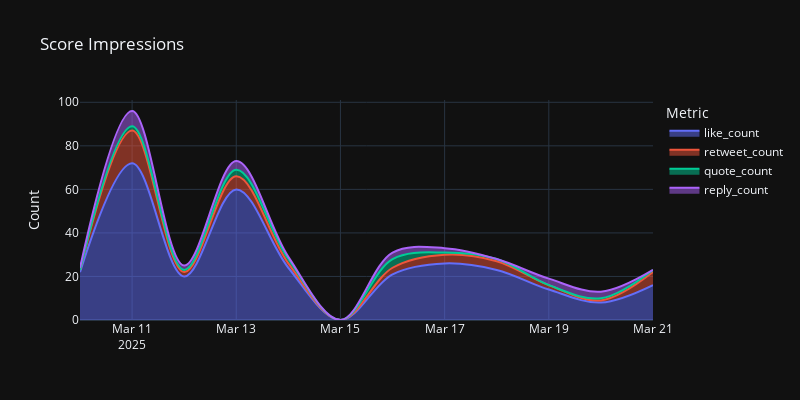

Notebook code for this chart:
### Code cell
import plotly.express as px
import pandas as pd
import json

# Convert DataFrame and fix the nested columns
df = pd.DataFrame(result['data'])

# Extract tweet engagement metrics
df['like_count'] = df['tweet'].apply(lambda x: x.get('like_count', 0) if isinstance(x, dict) else 
                                    (json.loads(x).get('like_count', 0) if isinstance(x, str) else 0))
df['retweet_count'] = df['tweet'].apply(lambda x: x.get('retweet_count', 0) if isinstance(x, dict) else 
                                       (json.loads(x).get('retweet_count', 0) if isinstance(x, str) else 0))
df['quote_count'] = df['tweet'].apply(lambda x: x.get('quote_count', 0) if isinstance(x, dict) else 
                                     (json.loads(x).get('quote_count', 0) if isinstance(x, str) else 0))
df['reply_count'] = df['tweet'].apply(lambda x: x.get('reply_count', 0) if isinstance(x, dict) else 
                                     (json.loads(x).get('reply_count', 0) if isinstance(x, str) else 0))

# Convert to datetime
df['datetime'] = pd.to_datetime(df['datetime'])

# Create the plot
fig = px.area(df.groupby(pd.Grouper(key='datetime', freq='D')).agg({
    'like_count': 'sum', 
    'retweet_count': 'sum', 
    'quote_count': 'sum', 
    'reply_count': 'sum'
}), 
    y=['like_count', 'retweet_count', 'quote_count', 'reply_count'], 
    line_shape='spline',
    title='Score Impressions',
    labels={'datetime':'', 'value':'Count', 'variable':'Metric'},
    width=800, height=400,
    template='plotly_dark')

fig.show()

### Figure 1 — Plotly figure (JSON) as saved in the notebook; plotly's stock layout.template omitted (floating-point values rounded to 4 significant figures)
{"data": [{"fillpattern": {"shape": ""}, "hovertemplate": "Metric=like_count<br>=%{x}<br>Count=%{y}<extra></extra>", "legendgroup": "like_count", "line": {"color": "#636efa", "shape": "spline"}, "marker": {"symbol": "circle"}, "mode": "lines", "name": "like_count", "orientation": "v", "showlegend": true, "stackgroup": "1", "type": "scatter", "x": ["2025-03-10T00:00:00+00:00", "2025-03-11T00:00:00+00:00", "2025-03-12T00:00:00+00:00", "2025-03-13T00:00:00+00:00", "2025-03-14T00:00:00+00:00", "2025-03-15T00:00:00+00:00", "2025-03-16T00:00:00+00:00", "2025-03-17T00:00:00+00:00", "2025-03-18T00:00:00+00:00", "2025-03-19T00:00:00+00:00", "2025-03-20T00:00:00+00:00", "2025-03-21T00:00:00+00:00"], "xaxis": "x", "y": [22, 72, 20, 60, 24, 0, 21, 26, 23, 14, 8, 16], "yaxis": "y"}, {"fillpattern": {"shape": ""}, "hovertemplate": "Metric=retweet_count<br>=%{x}<br>Count=%{y}<extra></extra>", "legendgroup": "retweet_count", "line": {"color": "#EF553B", "shape": "spline"}, "marker": {"symbol": "circle"}, "mode": "lines", "name": "retweet_count", "orientation": "v", "showlegend": true, "stackgroup": "1", "type": "scatter", "x": ["2025-03-10T00:00:00+00:00", "2025-03-11T00:00:00+00:00", "2025-03-12T00:00:00+00:00", "2025-03-13T00:00:00+00:00", "2025-03-14T00:00:00+00:00", "2025-03-15T00:00:00+00:00", "2025-03-16T00:00:00+00:00", "2025-03-17T00:00:00+00:00", "2025-03-18T00:00:00+00:00", "2025-03-19T00:00:00+00:00", "2025-03-20T00:00:00+00:00", "2025-03-21T00:00:00+00:00"], "xaxis": "x", "y": [1, 15, 2, 6, 2, 0, 3, 4, 4, 2, 1, 6], "yaxis": "y"}, {"fillpattern": {"shape": ""}, "hovertemplate": "Metric=quote_count<br>=%{x}<br>Count=%{y}<extra></extra>", "legendgroup": "quote_count", "line": {"color": "#00cc96", "shape": "spline"}, "marker": {"symbol": "circle"}, "mode": "lines", "name": "quote_count", "orientation": "v", "showlegend": true, "stackgroup": "1", "type": "scatter", "x": ["2025-03-10T00:00:00+00:00", "2025-03-11T00:00:00+00:00", "2025-03-12T00:00:00+00:00", "2025-03-13T00:00:00+00:00", "2025-03-14T00:00:00+00:00", "2025-03-15T00:00:00+00:00", "2025-03-16T00:00:00+00:00", "2025-03-17T00:00:00+00:00", "2025-03-18T00:00:00+00:00", "2025-03-19T00:00:00+00:00", "2025-03-20T00:00:00+00:00", "2025-03-21T00:00:00+00:00"], "xaxis": "x", "y": [0, 2, 1, 3, 2, 0, 4, 1, 1, 0, 1, 1], "yaxis": "y"}, {"fillpattern": {"shape": ""}, "hovertemplate": "Metric=reply_count<br>=%{x}<br>Count=%{y}<extra></extra>", "legendgroup": "reply_count", "line": {"color": "#ab63fa", "shape": "spline"}, "marker": {"symbol": "circle"}, "mode": "lines", "name": "reply_count", "orientation": "v", "showlegend": true, "stackgroup": "1", "type": "scatter", "x": ["2025-03-10T00:00:00+00:00", "2025-03-11T00:00:00+00:00", "2025-03-12T00:00:00+00:00", "2025-03-13T00:00:00+00:00", "2025-03-14T00:00:00+00:00", "2025-03-15T00:00:00+00:00", "2025-03-16T00:00:00+00:00", "2025-03-17T00:00:00+00:00", "2025-03-18T00:00:00+00:00", "2025-03-19T00:00:00+00:00", "2025-03-20T00:00:00+00:00", "2025-03-21T00:00:00+00:00"], "xaxis": "x", "y": [1, 7, 2, 4, 1, 0, 3, 2, 0, 3, 3, 0], "yaxis": "y"}], "layout": {"height": 400, "legend": {"title": {"text": "Metric"}, "tracegroupgap": 0}, "title": {"text": "Score Impressions"}, "width": 800, "xaxis": {"anchor": "y", "autorange": true, "domain": [0, 1], "range": ["2025-03-10", "2025-03-21"], "title": {"text": ""}, "type": "date"}, "yaxis": {"anchor": "x", "autorange": true, "domain": [0, 1], "range": [0, 101.1], "title": {"text": "Count"}, "type": "linear"}}}
